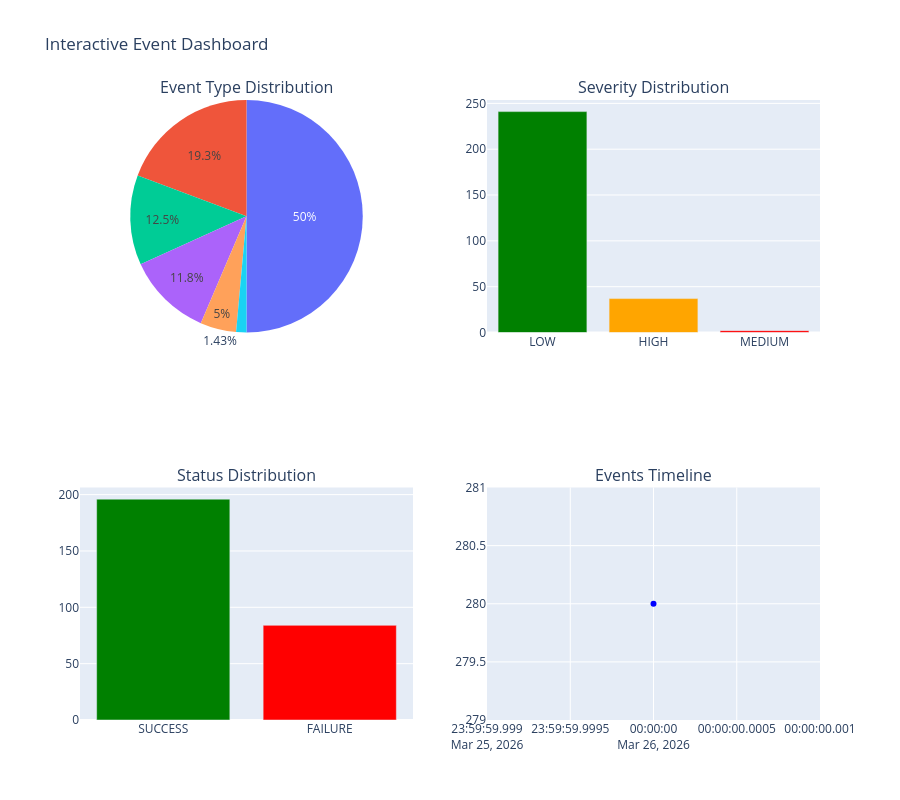

The notebook cell saved with this chart:
### Markdown cell above
### 7.1 Interactive Event Distribution

### Code cell
if not df.empty:
    # Create interactive dashboard with Plotly
    fig = make_subplots(
        rows=2, cols=2,
        subplot_titles=('Event Type Distribution', 'Severity Distribution', 
                       'Status Distribution', 'Events Timeline'),
        specs=[[{'type': 'pie'}, {'type': 'bar'}],
               [{'type': 'bar'}, {'type': 'scatter'}]]
    )
    
    # 1. Event Type Pie Chart
    event_counts = df['event_type'].value_counts()
    fig.add_trace(
        go.Pie(labels=event_counts.index, values=event_counts.values,
               name="Event Types"),
        row=1, col=1
    )
    
    # 2. Severity Bar Chart
    severity_counts = df['severity'].value_counts()
    fig.add_trace(
        go.Bar(x=severity_counts.index, y=severity_counts.values,
               name="Severity", marker_color=['green', 'orange', 'red', 'darkred']),
        row=1, col=2
    )
    
    # 3. Status Bar Chart
    status_counts = df['status'].value_counts()
    fig.add_trace(
        go.Bar(x=status_counts.index, y=status_counts.values,
               name="Status", marker_color=['green', 'red']),
        row=2, col=1
    )
    
    # 4. Timeline
    daily_events = df.groupby('date').size().reset_index()
    daily_events.columns = ['date', 'count']
    fig.add_trace(
        go.Scatter(x=daily_events['date'], y=daily_events['count'],
                  mode='lines+markers', name='Daily Events',
                  line=dict(color='blue', width=2)),
        row=2, col=2
    )
    
    fig.update_layout(height=800, showlegend=False,
                     title_text="Interactive Event Dashboard")
    fig.show()

### Figure 1 — Plotly figure (JSON) as saved in the notebook; plotly's stock layout.template omitted (floating-point values rounded to 4 significant figures)
{"data": [{"domain": {"x": [0, 0.45], "y": [0.625, 1]}, "labels": ["SPAN", "INCOMING_REQUEST", "LOG", "SERVER_ERROR", "CLIENT_ERROR", "HTTP_EXCEPTION"], "name": "Event Types", "type": "pie", "values": [140, 54, 35, 33, 14, 4]}, {"marker": {"color": ["green", "orange", "red", "darkred"]}, "name": "Severity", "type": "bar", "x": ["LOW", "HIGH", "MEDIUM"], "xaxis": "x", "y": [241, 37, 2], "yaxis": "y"}, {"marker": {"color": ["green", "red"]}, "name": "Status", "type": "bar", "x": ["SUCCESS", "FAILURE"], "xaxis": "x2", "y": [196, 84], "yaxis": "y2"}, {"line": {"color": "blue", "width": 2}, "mode": "lines+markers", "name": "Daily Events", "type": "scatter", "x": ["2026-03-26"], "xaxis": "x3", "y": [280], "yaxis": "y3"}], "layout": {"annotations": [{"font": {"size": 16}, "showarrow": false, "text": "Event Type Distribution", "x": 0.225, "xanchor": "center", "xref": "paper", "y": 1, "yanchor": "bottom", "yref": "paper"}, {"font": {"size": 16}, "showarrow": false, "text": "Severity Distribution", "x": 0.775, "xanchor": "center", "xref": "paper", "y": 1, "yanchor": "bottom", "yref": "paper"}, {"font": {"size": 16}, "showarrow": false, "text": "Status Distribution", "x": 0.225, "xanchor": "center", "xref": "paper", "y": 0.375, "yanchor": "bottom", "yref": "paper"}, {"font": {"size": 16}, "showarrow": false, "text": "Events Timeline", "x": 0.775, "xanchor": "center", "xref": "paper", "y": 0.375, "yanchor": "bottom", "yref": "paper"}], "height": 800, "showlegend": false, "title": {"text": "Interactive Event Dashboard"}, "xaxis": {"anchor": "y", "domain": [0.55, 1]}, "xaxis2": {"anchor": "y2", "domain": [0, 0.45]}, "xaxis3": {"anchor": "y3", "domain": [0.55, 1]}, "yaxis": {"anchor": "x", "domain": [0.625, 1]}, "yaxis2": {"anchor": "x2", "domain": [0, 0.375]}, "yaxis3": {"anchor": "x3", "domain": [0, 0.375]}}}
